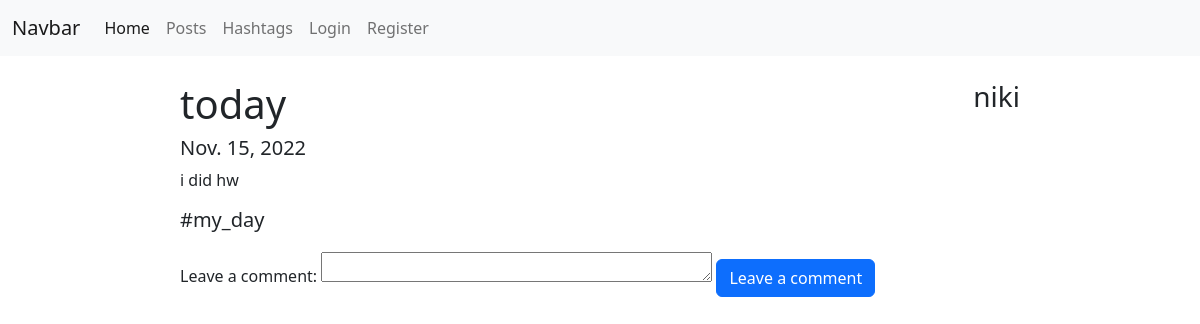
Before: /posts/2/ with the older database file.
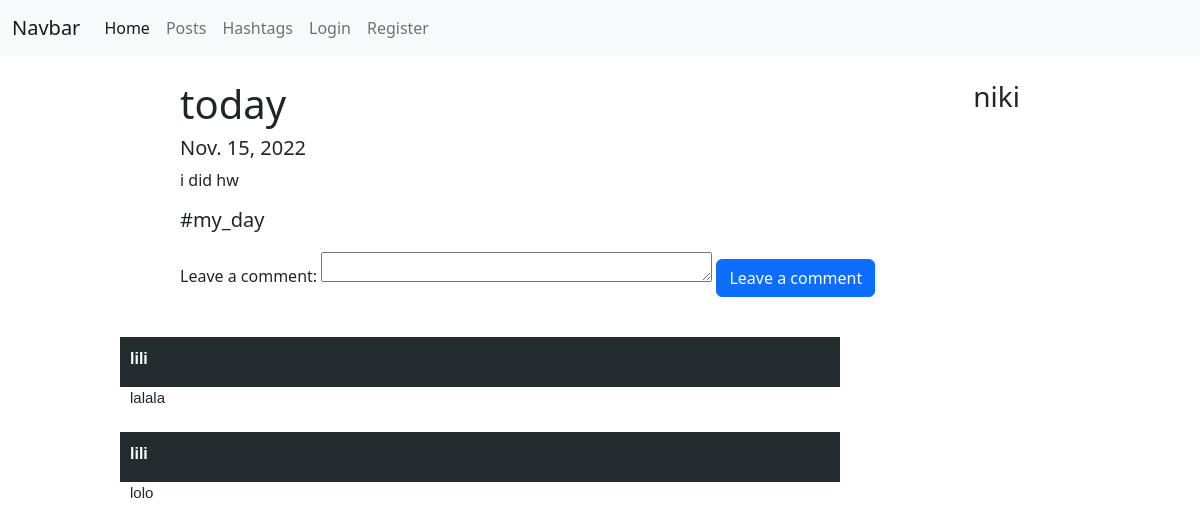
After: the same page with the newer database file.
### posts/models.py (models this page shows, shortened)
class Comment(models.Model):
    author = models.ForeignKey(User, on_delete=models.CASCADE)
    text = models.TextField()
    post = models.ForeignKey(Post, on_delete=models.CASCADE)

### posts/views.py (the view, shortened to what this page needs)
# urls.py: path('posts/<int:id>/', PostDetailView.as_view()),
class PostDetailView(ListView, CreateView):
    model = Comment
    template_name = 'posts/detail.html'
    form_class = CommentCreateForm
    queryset = Comment.objects.filter()
    def get(self, request, *args, **kwargs):
        post = Post.objects.get(id=kwargs['id'])
        context = {
            'post': post,
            'comments': self.model.objects.filter(post=kwargs['id']),
            'form': self.form_class,
            'user': get_user_from_request(self.request)
        }
        return render(request, self.template_name, context=context)

### users/utils.py (called while the page is built)
def get_user_from_request(request):
    return request.user if not request.user.is_anonymous else None

### templates/posts/detail.html (shortened to what this page needs)
{% extends 'layouts/main.html' %}
{% block content %}
    <div class="post">
        <div class="image">
        </div>
        <div>
            <div style="display:flex; justify-content: space-between">
                <h1>{{ post.title }}</h1>
                <h3>{{ post.author.username }}</h3>
            </div>
            <h5>{{ post.date }}</h5>
            <div>
                <p>{{ post.description }}</p>
            </div>
            <h5>{{ post.hashtag.title }}</h5>
        </div>
    </div>
    <div class="create-comment">
        <form action="/posts/{{ post.id }}/" method="post">
            {{ form }}
            <input type="submit" class="btn btn-primary" value="Leave a comment">
        </form>
    </div>
    <div class="comments">
        {% for comment in comments %}
            <div class="comment">
                <div class="author">
                    <p> {{ comment.author.username }}</p>
                </div>
                <div>
                    <p class="text">{{ comment.text }}</p>
                </div>
            </div>
        {% endfor %}
    </div>
{% endblock %}

Changed rows visible on the page:
added Comment: author.username "lili", text "lalala"
added Comment: author.username "lili", text "lolo"
